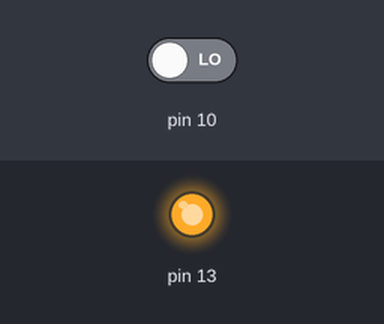
Recording of a sketch running on a simulated Arduino Uno, built with avr-gcc and run on an emulated ATmega328P. On the bench: output pins drawn as LEDs (lit = HIGH). The test bench sets the inputs (shaded band); at power-on: pin 10 LOW.

Above: at 2.8 s.
2.9 s: pin 10 driven HIGH
At 3.5 s:
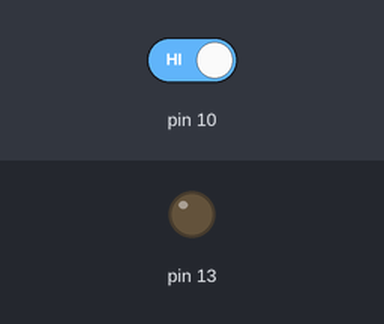
Timing chart, 0 to 12.4 s (numbered marks = the images above; inputs shaded):
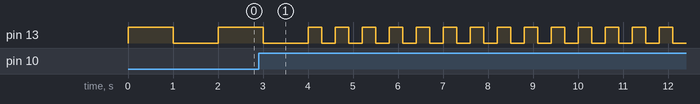

The sketch:

code_file_task_2.ino
```cpp
void setup() {
pinMode(10,INPUT);
pinMode(13,OUTPUT);
}
void loop() {
if(digitalRead(10)==HIGH)
{
  digitalWrite(13,HIGH);
  delay(300);
  digitalWrite(13,LOW);
  delay(300);
}
if(digitalRead(10) == LOW)
{
  digitalWrite(13,HIGH);
  delay(1000);
  digitalWrite(13,LOW);
  delay(1000);
}
}    
```

Measured:
- by itself, pin 13: repeats every 0.60 s: HIGH 0.30 s, LOW 0.30 s
